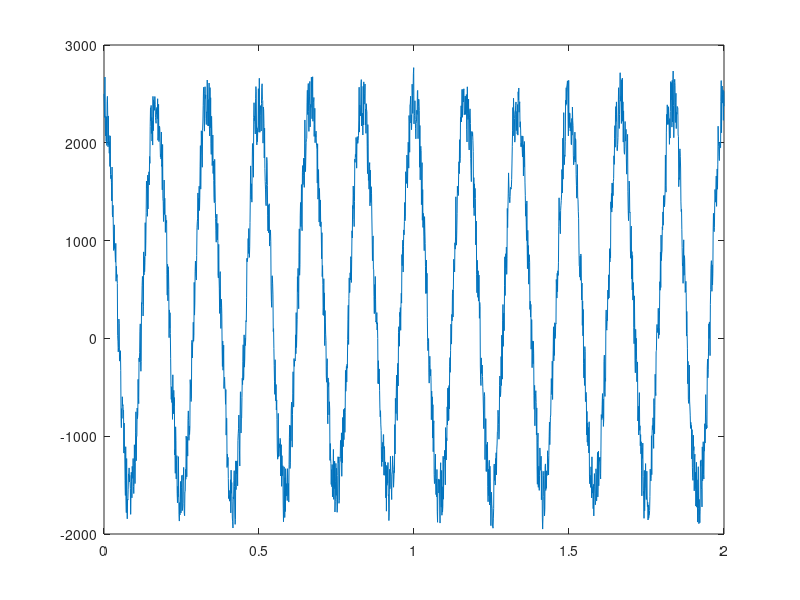

Source code (MATLAB): (Note: this script raises an error after producing the figure.)
%% 6,2000
close all
ts = 0:0.001:2;
freq = 6;
mag = 2000;

sig= mag*cos(ts*2*pi*freq);
beta = 0.8;
alpha = 0.2;
r = mag*0.4;
noise = 500;
for k = 2:length(sig)
    noise(k) = alpha*noise(k-1)+beta*r*rand(1,1);
end
k=plot(ts,sig+noise);
set(gcf,'Position',[1 22 1920 978])
xkcdify(gca)
set(k,'LineWidth',2)
set(k,'Color','k')
set(gcf,'Position',[-1454         489        1357         282])
ylim([-6000 6000])
%% 6,5000
figure
ts = 0:0.001:2;
freq = 6;
mag = 5000;

sig= mag*cos(ts*2*pi*freq);
beta = 0.8;
alpha = 0.2;
r = mag*0.4;
noise = 500;
for k = 2:length(sig)
    noise(k) = alpha*noise(k-1)+beta*r*rand(1,1);
end
k=plot(ts,sig+noise);
set(gcf,'Position',[1 22 1920 978])

xkcdify(gca)
set(k,'LineWidth',2)
set(k,'Color','k')
set(gcf,'Position',[-1454         489        1357         282])
ylim([-6000 6000])

%% 10,2000
figure
ts = 0:0.001:2;
freq = 10;
mag = 2000;

sig= mag*cos(ts*2*pi*freq);
beta = 0.8;
alpha = 0.2;
r = mag*0.4;
noise = 500;
for k = 2:length(sig)
    noise(k) = alpha*noise(k-1)+beta*r*rand(1,1);
end
k=plot(ts,sig+noise);
set(gcf,'Position',[1 22 1920 978])
xkcdify(gca)
set(k,'LineWidth',2)
set(k,'Color','k')
set(gcf,'Position',[-1454         489        1357         282])
ylim([-6000 6000])

%% 10, 5000
figure
ts = 0:0.001:2;
freq = 10;
mag = 5000;

sig= mag*cos(ts*2*pi*freq);
beta = 0.8;
alpha = 0.2;
r = mag*0.4;
noise = 500;
for k = 2:length(sig)
    noise(k) = alpha*noise(k-1)+beta*r*rand(1,1);
end
k=plot(ts,sig+noise);
set(gcf,'Position',[1 22 1920 978])

xkcdify(gca)
set(k,'LineWidth',2)
set(k,'Color','k')
set(gcf,'Position',[-1454         489        1357         282])
ylim([-6000 6000])

savefigs('messy',1,1)